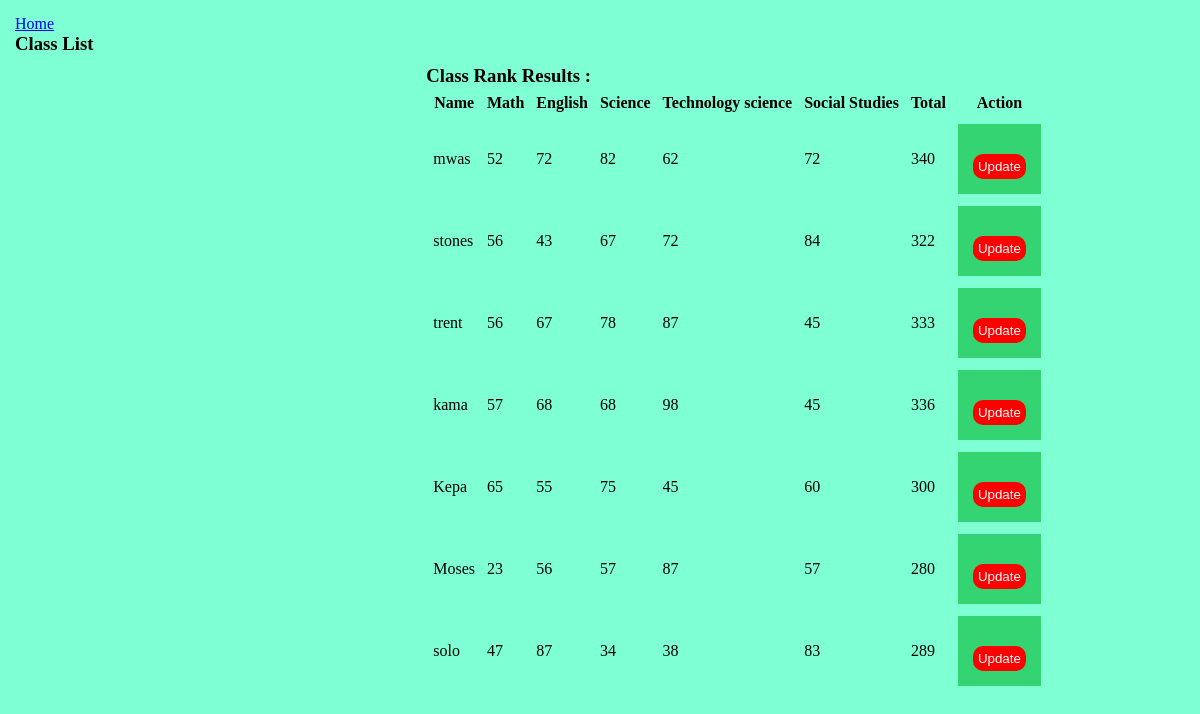
The app's page /results.php, older data.
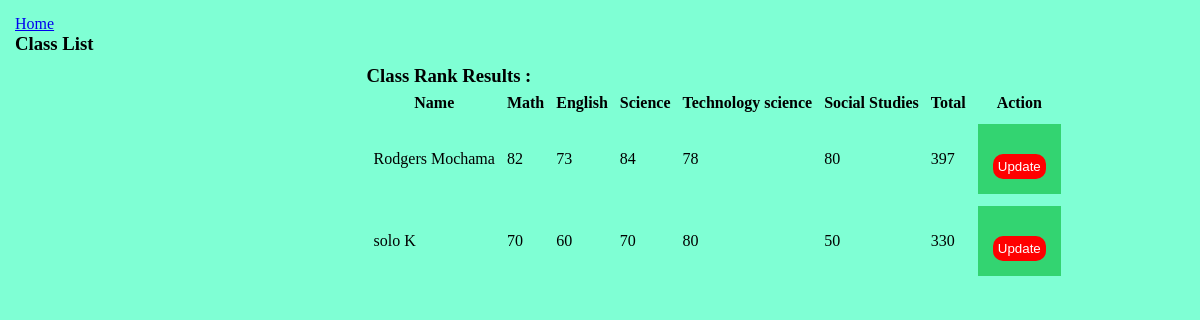
The same page, newer data.
### tables this page shows
CREATE TABLE `marks` (
  `id` int(11) NOT NULL,
  `name` varchar(100) DEFAULT NULL,
  `math` int(3) DEFAULT NULL,
  `english` int(3) DEFAULT NULL,
  `science` int(3) DEFAULT NULL,
  `t_science` int(3) DEFAULT NULL,
  `s_studies` int(3) DEFAULT NULL,
  `total` int(3) DEFAULT NULL
);

### rank.php (called while the page is built, shortened)
<?php
$server = "localhost";
$username = "root";
$password = "";
$dbname = "class";
$conn = mysqli_connect($server,$username,$password,$dbname);
$query = "SELECT * FROM marks ORDER BY total DESC";
$result = $conn->query($query);
?>

### results.php (the view, shortened to what this page needs)
<link rel="stylesheet" href="style.css">
</head>
<body>
    <a href="index.php">Home</a>
    <h3>Class List </h3>
    <div class="content">
        <div class="cont">
            <div class="results">
                <?php
                include 'rank.php';
                if ($result->num_rows > 0 ){
                    ?>
                    <h3>Class Rank Results :</h3>
                    <table id="table" >
                    <tr>
                        <th>Name</th>
                        <th>Math</th>
                        <th>English</th>
                        <th>Science</th>
                        <th>Technology science</th>
                        <th>Social Studies</th>
                        <th>Total</th>
                        <th>Action</th>
                    </tr>
                    <?php
                    while($row = $result->fetch_array()){
                        $mt = $row['math'];
                        $en = $row['english'];
                        $sc = $row['science'];
                        $ts = $row['t_science'];
                        $ss = $row['s_studies'];
                        $total = $mt+$en+$sc+$ts+$ss;
                    ?>
                        <tr>
                            <td><?php echo $row['name']; ?></td>
                            <td><?php echo $row['math']; ?></td>
                            <td><?php echo $row['english']; ?></td>
                            <td><?php echo $row['science']; ?></td>
                            <td><?php echo $row['t_science']; ?></td>
                            <td><?php echo $row['s_studies']; ?></td>
                            <td><?php echo $total ?></td>
                            <td padding="5px">
            <form action="update.php" method="post">
                <input type="submit" value="Update">
            </form>
         </td>
                        </tr>
                <?php
                    } ?>
                    </table>
                <?php
                }
                ?>
            </div>
        </div>
    </div>
</body>
</html>

### style.css (style rules this page uses)
* { padding: 0; margin: 0; }
body { padding: 15px; background-color: aquamarine; }
.content { display: flex; margin: 0 auto; }
.content .cont { margin: 10px auto; }
form { background-color: rgb(51, 212, 113); padding: 15px; }
input[type="submit"] { display: inline; padding: 5px; margin-top: 15px; background-color: red; border-radius: 10px; border: none; color: white; }
table { border: 1px; }

### results.php (style rules this page uses)
table tr { padding:10px; margin:10px; }
table th { padding:5px; margin:3px; }
table td { padding:5px; margin:3px; }

Row changes from the older to the newer data that the page shows:
removed marks: name "trent", math "56", english "67", science "78", t_science "87", s_studies "45", total "333"
removed marks: name "kama", math "57", english "68", science "68", t_science "98", s_studies "45", total "336"
removed marks: name "Kepa", math "65", english "55", science "75", t_science "45", s_studies "60", total "300"
removed marks: name "Moses", math "23", english "56", science "57", t_science "87", s_studies "57", total "280"
removed marks: name "solo", math "47", english "87", science "34", t_science "38", s_studies "83", total "289"
changed marks: name "stones" → "Rodgers Mochama"; math "56" → "82"; english "43" → "73"; science "67" → "84"; t_science "72" → "78"; s_studies "84" → "80"; total "322" → "397"; moves up the list
changed marks: name "mwas" → "solo K"; math "52" → "70"; english "72" → "60"; science "82" → "70"; t_science "62" → "80"; s_studies "72" → "50"; total "340" → "330"
